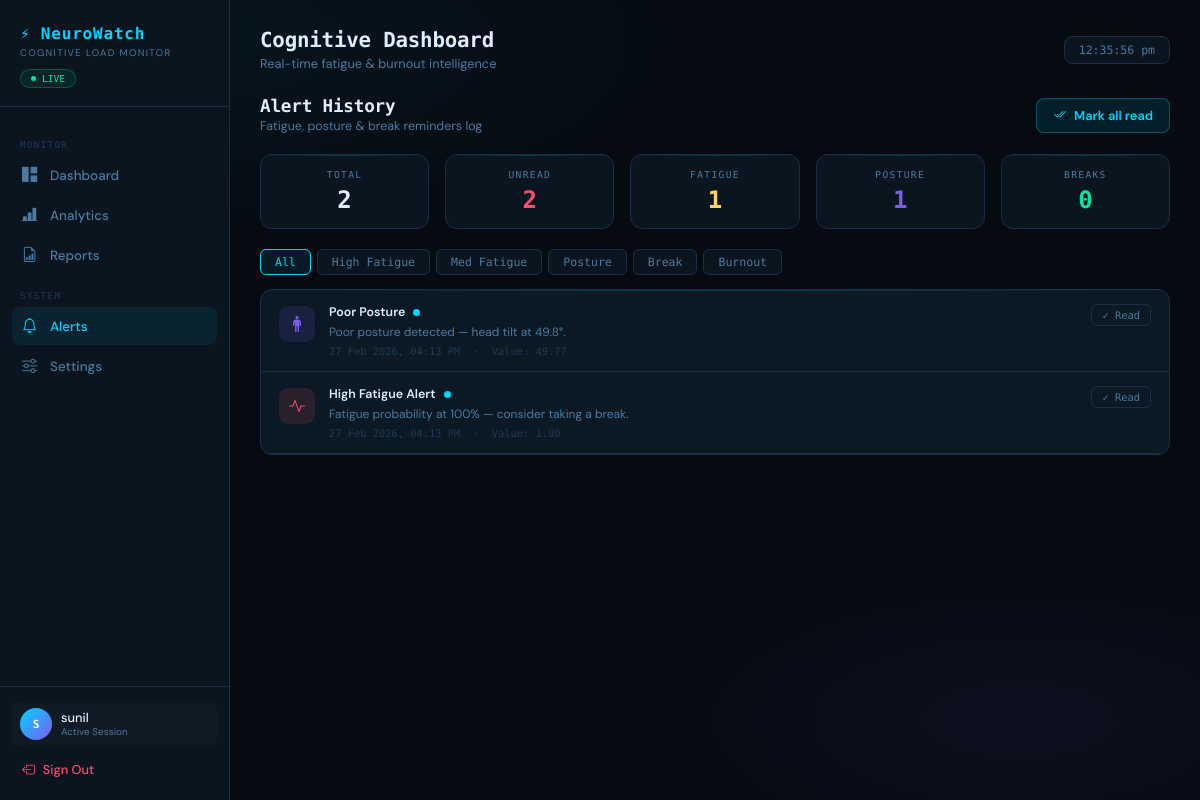
Page /alerts/ (signed in) on the earlier database version.
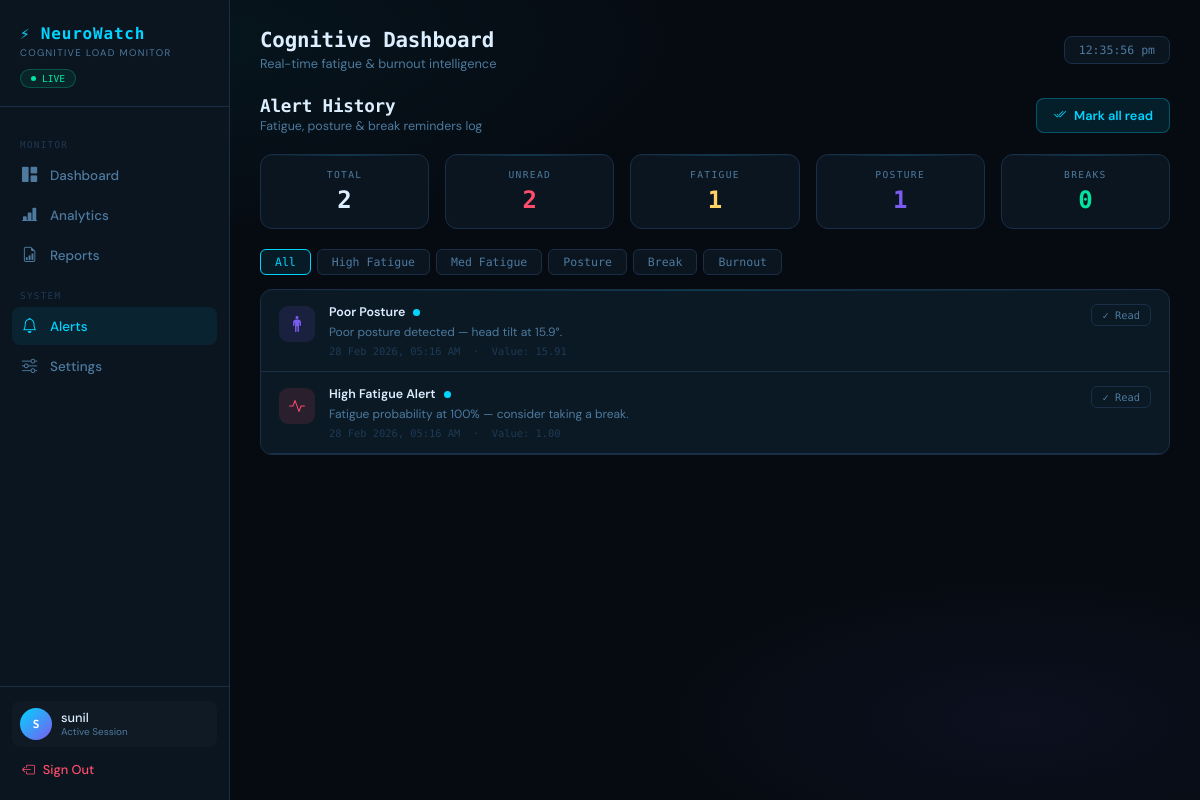
Same page on the later database version.
### monitor/models.py (models this page shows, shortened)
class AlertLog(models.Model):
    ALERT_TYPES = [
        ('fatigue_high',  'High Fatigue'),
        ('fatigue_med',   'Medium Fatigue'),
        ('posture',       'Poor Posture'),
        ('break',         'Break Reminder'),
        ('burnout_high',  'High Burnout Risk'),
    ]
    user = models.ForeignKey(User, on_delete=models.CASCADE)
    alert_type = models.CharField(max_length=20, choices=ALERT_TYPES)
    message = models.TextField()
    value = models.FloatField(default=0)          # e.g. fatigue prob or tilt angle
    acknowledged = models.BooleanField(default=False)
    timestamp = models.DateTimeField(auto_now_add=True)
    class Meta:
        ordering = ['-timestamp']

### monitor/views.py (the view)
# urls.py: path('alerts/',             views.alerts,               name='alerts'),
@login_required
def alerts(request):
    user = request.user
    all_alerts = AlertLog.objects.filter(user=user)
    counts = {
        'total': all_alerts.count(),
        'unread': all_alerts.filter(acknowledged=False).count(),
        'fatigue': all_alerts.filter(alert_type__in=['fatigue_high', 'fatigue_med']).count(),
        'posture': all_alerts.filter(alert_type='posture').count(),
        'break':   all_alerts.filter(alert_type='break').count(),
        'burnout': all_alerts.filter(alert_type='burnout_high').count(),
    }
    return render(request, "alerts.html", {
        "alerts": all_alerts[:100],
        "counts": counts,
    })

### monitor/templates/alerts.html (shortened to what this page needs)
{% extends "base.html" %}
{% block nav_alerts %}active{% endblock %}
{% block content %}
<div style="display:flex;align-items:center;justify-content:space-between;margin-bottom:20px">
    <div>
        <div class="page-title" style="font-family:'Space Mono',monospace;font-size:1.1rem;font-weight:700">Alert History</div>
        <div class="page-sub" style="font-size:0.78rem;color:var(--text-muted);margin-top:2px">Fatigue, posture & break reminders log</div>
    </div>
    {% if counts.unread > 0 %}
    <button onclick="ackAll()" style="
        display:inline-flex;align-items:center;gap:8px;
        background:rgba(0,212,255,0.1);border:1px solid rgba(0,212,255,0.3);
        border-radius:8px;padding:8px 16px;font-size:0.8rem;font-weight:600;
        color:var(--accent);cursor:pointer;transition:all 0.2s;font-family:'DM Sans',sans-serif;
    ">
        <i class="bi bi-check2-all"></i> Mark all read
    </button>
    {% endif %}
</div>
<div class="grid-row" style="grid-template-columns:repeat(5,1fr);margin-bottom:20px">
    <div class="neo-card" style="text-align:center;padding:14px 10px">
        <div class="c-label">Total</div>
        <div style="font-family:'Space Mono',monospace;font-size:1.5rem;font-weight:700;color:var(--text-primary)">{{ counts.total }}</div>
    </div>
    <div class="neo-card" style="text-align:center;padding:14px 10px">
        <div class="c-label">Unread</div>
        <div style="font-family:'Space Mono',monospace;font-size:1.5rem;font-weight:700;color:var(--danger)">{{ counts.unread }}</div>
    </div>
    <div class="neo-card" style="text-align:center;padding:14px 10px">
        <div class="c-label">Fatigue</div>
        <div style="font-family:'Space Mono',monospace;font-size:1.5rem;font-weight:700;color:var(--warning)">{{ counts.fatigue }}</div>
    </div>
    <div class="neo-card" style="text-align:center;padding:14px 10px">
        <div class="c-label">Posture</div>
        <div style="font-family:'Space Mono',monospace;font-size:1.5rem;font-weight:700;color:var(--accent2)">{{ counts.posture }}</div>
    </div>
    <div class="neo-card" style="text-align:center;padding:14px 10px">
        <div class="c-label">Breaks</div>
        <div style="font-family:'Space Mono',monospace;font-size:1.5rem;font-weight:700;color:var(--accent3)">{{ counts.break }}</div>
    </div>
</div>
<div style="display:flex;gap:6px;margin-bottom:14px;flex-wrap:wrap">
    <button class="tab-btn active" data-type="">All</button>
    <button class="tab-btn" data-type="fatigue_high">High Fatigue</button>
    <button class="tab-btn" data-type="fatigue_med">Med Fatigue</button>
    <button class="tab-btn" data-type="posture">Posture</button>
    <button class="tab-btn" data-type="break">Break</button>
    <button class="tab-btn" data-type="burnout_high">Burnout</button>
</div>
<div class="neo-card" style="padding:0;overflow:hidden">
{% if alerts %}
    {% for alert in alerts %}
    <div class="alert-row" data-type="{{ alert.alert_type }}" data-id="{{ alert.id }}"
        style="display:flex;align-items:flex-start;gap:14px;padding:14px 18px;border-bottom:1px solid var(--border);
               transition:background 0.15s;{% if not alert.acknowledged %}background:rgba(0,212,255,0.02){% endif %}">
        <div style="width:36px;height:36px;border-radius:9px;display:flex;align-items:center;justify-content:center;font-size:1rem;flex-shrink:0;margin-top:2px;
            {% if alert.alert_type == 'fatigue_high' %}background:rgba(255,77,109,0.12);color:#ff4d6d
            {% elif alert.alert_type == 'fatigue_med' %}background:rgba(255,209,102,0.12);color:#ffd166
            {% elif alert.alert_type == 'posture' %}background:rgba(123,92,240,0.12);color:#7b5cf0
            {% elif alert.alert_type == 'break' %}background:rgba(0,229,160,0.12);color:#00e5a0
            {% else %}background:rgba(255,77,109,0.12);color:#ff4d6d{% endif %}">
            {% if alert.alert_type == 'fatigue_high' or alert.alert_type == 'fatigue_med' %}<i class="bi bi-activity"></i>
            {% elif alert.alert_type == 'posture' %}<i class="bi bi-person-standing"></i>
            {% elif alert.alert_type == 'break' %}<i class="bi bi-cup-hot"></i>
            {% else %}<i class="bi bi-exclamation-triangle"></i>{% endif %}
        </div>
        <div style="flex:1;min-width:0">
            <div style="display:flex;align-items:center;gap:8px;margin-bottom:3px">
                <span style="font-size:0.78rem;font-weight:600;color:var(--text-primary)">
                    {% if alert.alert_type == 'fatigue_high' %}High Fatigue Alert
                    {% elif alert.alert_type == 'fatigue_med' %}Fatigue Warning
                    {% elif alert.alert_type == 'posture' %}Poor Posture
                    {% elif alert.alert_type == 'break' %}Break Reminder
                    {% else %}Burnout Risk{% endif %}
                </span>
                {% if not alert.acknowledged %}
                <span style="width:7px;height:7px;background:var(--accent);border-radius:50%;display:inline-block;flex-shrink:0"></span>
                {% endif %}
            </div>
            <div style="font-size:0.75rem;color:var(--text-muted);line-height:1.5">{{ alert.message }}</div>
            <div style="margin-top:4px;font-size:0.65rem;color:var(--text-dim);font-family:'Space Mono',monospace">
                {{ alert.timestamp|date:"d M Y, h:i A" }}
                &nbsp;·&nbsp; Value: {{ alert.value|floatformat:2 }}
            </div>
        </div>
        {% if not alert.acknowledged %}
        <button onclick="ackAlert({{ alert.id }}, this)"
            style="background:transparent;border:1px solid var(--border);border-radius:6px;padding:4px 10px;
                   font-size:0.65rem;color:var(--text-muted);cursor:pointer;font-family:'Space Mono',monospace;
                   white-space:nowrap;transition:all 0.15s;flex-shrink:0"
            onmouseover="this.style.borderColor='var(--accent3)';this.style.color='var(--accent3)'"
            onmouseout="this.style.borderColor='var(--border)';this.style.color='var(--text-muted)'">
            ✓ Read
        </button>
        {% endif %}
    </div>
    {% endfor %}
{% else %}
    <div style="padding:60px;text-align:center;color:var(--text-muted);font-size:0.85rem">
        <div style="font-size:2rem;margin-bottom:10px">🔔</div>
        No alerts yet. Start a monitoring session to generate alerts.
    </div>
{% endif %}
</div>
{% endblock %}

### monitor/templates/base.html (shortened to what this page needs)
<!DOCTYPE html>
<html lang="en">
<head>
    <link href="https://cdn.jsdelivr.net/npm/bootstrap-icons/font/bootstrap-icons.css" rel="stylesheet">
</head>
<body>
<aside class="sidebar">
    <div class="sidebar-brand">
        <div class="logo-text">⚡ NeuroWatch</div>
        <div class="logo-sub">Cognitive Load Monitor</div>
        <div class="live-pill"><span class="dot"></span> LIVE</div>
    </div>
    <nav class="sidebar-nav">
        <div class="nav-label">Monitor</div>
        <a href="/" class="s-link {% block nav_dash %}{% endblock %}"><i class="bi bi-grid-1x2-fill"></i> Dashboard</a>
        <a href="/analytics/" class="s-link {% block nav_analytics %}{% endblock %}"><i class="bi bi-bar-chart-line-fill"></i> Analytics</a>
        <a href="/reports/" class="s-link {% block nav_reports %}{% endblock %}"><i class="bi bi-file-earmark-bar-graph"></i> Reports</a>
        <div class="nav-label">System</div>
        <a href="/alerts/" class="s-link {% block nav_alerts %}{% endblock %}" style="position:relative">
            <i class="bi bi-bell"></i> Alerts
        </a>
        <a href="/settings/" class="s-link {% block nav_settings %}{% endblock %}"><i class="bi bi-sliders"></i> Settings</a>
    </nav>
    <div class="sidebar-footer">
        <div class="user-row">
            <div class="u-avatar" id="uAvatar">U</div>
            <div>
                <div class="u-name">{% if user.is_authenticated %}{{ user.username }}{% else %}Guest{% endif %}</div>
                <div class="u-role">Active Session</div>
            </div>
        </div>
        <a href="/logout/" class="logout-link"><i class="bi bi-box-arrow-left"></i> Sign Out</a>
    </div>
</aside>
<main class="main-wrap">
    <div class="top-bar">
        <div>
            <div class="page-title">Cognitive Dashboard</div>
            <div class="page-sub">Real-time fatigue &amp; burnout intelligence</div>
        </div>
        <div class="clock-badge" id="clk">--:--:--</div>
    </div>
    {% block content %}{% endblock %}
</main>
</body>
</html>

### monitor/templates/base.html (style rules this page uses)
:root { --bg-deep: #060b12; --bg-card: #0b1520; --bg-card2: #0f1e30; --border: #1a2e47; --accent: #00d4ff; --accent2: #7b5cf0; --accent3: #00e5a0; --danger: #ff4d6d; --warning: #ffd166; --text-primary: #ddeeff; --text-muted: #4d7a9e; --text-dim: #1e3a55; }
* { box-sizing: border-box; margin: 0; padding: 0; }
body { font-family: 'DM Sans', sans-serif; background: var(--bg-deep); color: var(--text-primary); min-height: 100vh; background-image: radial-gradient(ellipse 70% 40% at 15% 5%, rgba(0,212,255,0.05) 0%, transparent 60%), radial-gradient(ellipse 50% 30% at 85% 90%, rgba(123,92,240,0.06) 0%, transparent 60%); }
.sidebar { position: fixed; top: 0; left: 0; width: 230px; height: 100vh; background: var(--bg-card); border-right: 1px solid var(--border); display: flex; flex-direction: column; z-index: 100; }
.sidebar-brand { padding: 24px 20px 18px; border-bottom: 1px solid var(--border); }
.logo-text { font-family: 'Space Mono', monospace; font-size: 1rem; font-weight: 700; color: var(--accent); letter-spacing: 0.05em; }
.logo-sub { font-size: 0.6rem; color: var(--text-muted); letter-spacing: 0.14em; text-transform: uppercase; margin-top: 3px; }
.live-pill { display: inline-flex; align-items: center; gap: 6px; background: rgba(0,229,160,0.08); border: 1px solid rgba(0,229,160,0.25); border-radius: 20px; padding: 3px 10px; font-size: 0.6rem; color: var(--accent3); font-family: 'Space Mono', monospace; margin-top: 10px; }
.live-pill .dot { width: 5px; height: 5px; background: var(--accent3); border-radius: 50%; animation: blink 2s infinite; }
.sidebar-nav { flex: 1; padding: 16px 12px; }
.nav-label { font-size: 0.58rem; letter-spacing: 0.14em; text-transform: uppercase; color: var(--text-dim); font-family: 'Space Mono', monospace; padding: 0 8px; margin: 16px 0 6px; }
.s-link { display: flex; align-items: center; gap: 11px; padding: 9px 10px; border-radius: 8px; color: var(--text-muted); text-decoration: none; font-size: 0.84rem; font-weight: 500; transition: all 0.18s; margin-bottom: 2px; }
.s-link:hover, .s-link.active { background: rgba(0,212,255,0.07); color: var(--accent); }
.s-link i { font-size: 0.95rem; width: 17px; }
.sidebar-footer { padding: 14px 12px; border-top: 1px solid var(--border); }
.user-row { display: flex; align-items: center; gap: 9px; padding: 7px 8px; border-radius: 8px; background: rgba(255,255,255,0.02); }
.u-avatar { width: 32px; height: 32px; border-radius: 50%; background: linear-gradient(135deg, var(--accent), var(--accent2)); display: flex; align-items: center; justify-content: center; font-family: 'Space Mono', monospace; font-size: 0.7rem; font-weight: 700; color: #fff; flex-shrink: 0; }
.u-name { font-size: 0.8rem; font-weight: 500; color: var(--text-primary); line-height: 1.2; }
.u-role { font-size: 0.62rem; color: var(--text-muted); }
.logout-link { display: flex; align-items: center; gap: 8px; padding: 8px 10px; border-radius: 8px; color: var(--danger); text-decoration: none; font-size: 0.8rem; font-weight: 500; transition: all 0.18s; margin-top: 6px; }
.main-wrap { margin-left: 230px; min-height: 100vh; padding: 28px 30px; }
.top-bar { display: flex; align-items: center; justify-content: space-between; margin-bottom: 24px; }
.page-title { font-family: 'Space Mono', monospace; font-size: 1.3rem; font-weight: 700; color: var(--text-primary); letter-spacing: -0.01em; }
.page-sub { font-size: 0.8rem; color: var(--text-muted); margin-top: 3px; }
.clock-badge { font-family: 'Space Mono', monospace; font-size: 0.72rem; color: var(--text-muted); background: var(--bg-card); border: 1px solid var(--border); border-radius: 8px; padding: 6px 14px; }
.neo-card { background: var(--bg-card); border: 1px solid var(--border); border-radius: 12px; padding: 18px; position: relative; overflow: hidden; transition: border-color 0.2s; }
.neo-card::before { content:''; position:absolute; top:0; left:0; right:0; height:1px; background:linear-gradient(90deg,transparent,rgba(0,212,255,0.2),transparent); }
.c-label { font-size: 0.6rem; letter-spacing: 0.14em; text-transform: uppercase; color: var(--text-muted); font-family: 'Space Mono', monospace; margin-bottom: 6px; }
.grid-row { display:grid; gap:16px; margin-bottom:20px; }

Differences in the rows shown:
changed AlertLog: message "Poor posture detected — head tilt at 49.8°." → "Poor posture detected — head tilt at 15.9°."; timestamp "27 Feb 2026, 04:13 PM" → "28 Feb 2026, 05:16 AM"; value "49.77" → "15.91"
changed AlertLog "Fatigue probability at 100% — consider taking a break.": timestamp "27 Feb 2026, 04:13 PM" → "28 Feb 2026, 05:16 AM"
